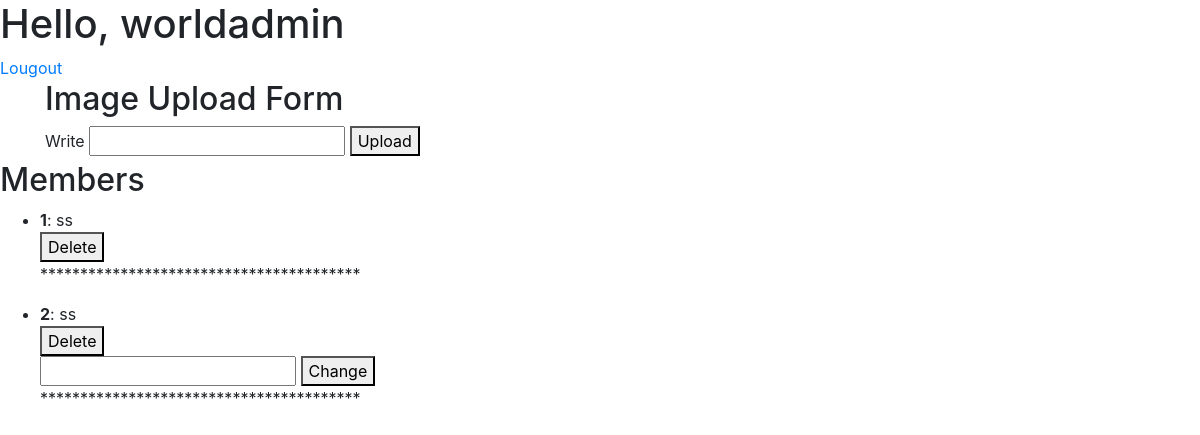
The app's page / (signed in), older data.
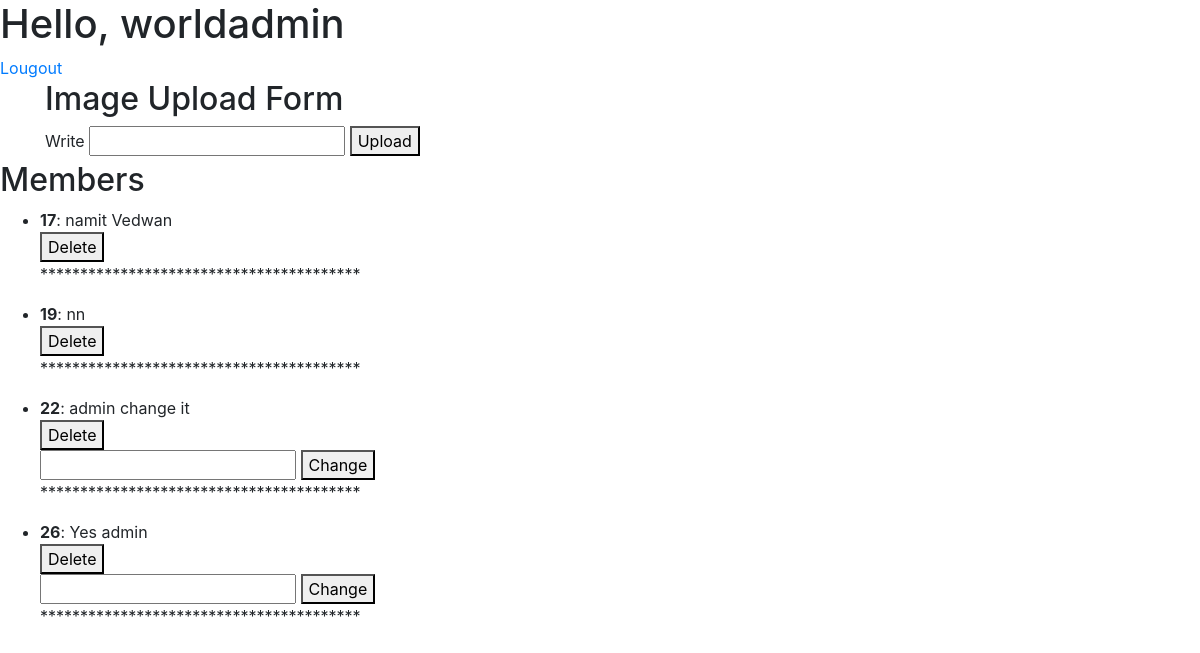
The same page, newer data.
### home/models.py (models this page shows)
class Member(models.Model):
  id = models.AutoField(primary_key=True)
  firstname = models.CharField(max_length=255)
  lastname = models.CharField(max_length=255)
  description= models.TextField()

### home/views.py (the view)
# urls.py: path('',views.index,name="home"),
def index(request):
    if request.user.is_anonymous:
        return redirect('/loginUser')
    members= Member.objects.all()
    return render(request,'index.html',{"members":members})

### templates/index.html (shortened to what this page needs)
<!DOCTYPE html>
<html lang="en">
  <head>
    <link
      rel="stylesheet"
      href="https://cdn.jsdelivr.net/npm/bootstrap@4.4.1/dist/css/bootstrap.min.css"
    />
  </head>
  <body>
    <h1>Hello, world{{request.user.username }}</h1>
    <a href="/lougout" >Lougout<a>
      <div class="container">
        <h2>Image Upload Form</h2>
        <form action="/createpost" method="POST" enctype="multipart/form-data">
          <label for="description">Write</label>
          <input type="text" id="description" name="description" required>
          <button type="submit">Upload</button>
      </form>
    </div>
    <h2>Members</h2>
    <ul>
        {% for member in members %}
        <li>
            <strong>{{ member.id }}</strong>: {{ member.description }}
            <form action="/deletepost?_id={{ member.id }}&_name={{ member.firstname }}" method="post">
              <button type="submit">Delete</button>
            </form>
            {% if request.user.username == member.firstname %}
            <form action="/change?_id={{ member.id }}" method="post">
                <input type="text" name="data">
                <button type="submit">Change</button>
            </form>
           {% endif %}
        </li>
        <p>****************************************</p>
        {% endfor %}
    </ul>
  </body>
</html>

Row changes from the older to the newer data that the page shows:
removed Member: id "1", description "ss"
removed Member: id "2", description "ss"
added Member: id "17", description "namit Vedwan"
added Member: id "19", description "nn"
added Member: id "22", description "admin change it"
added Member: id "26", description "Yes admin"
